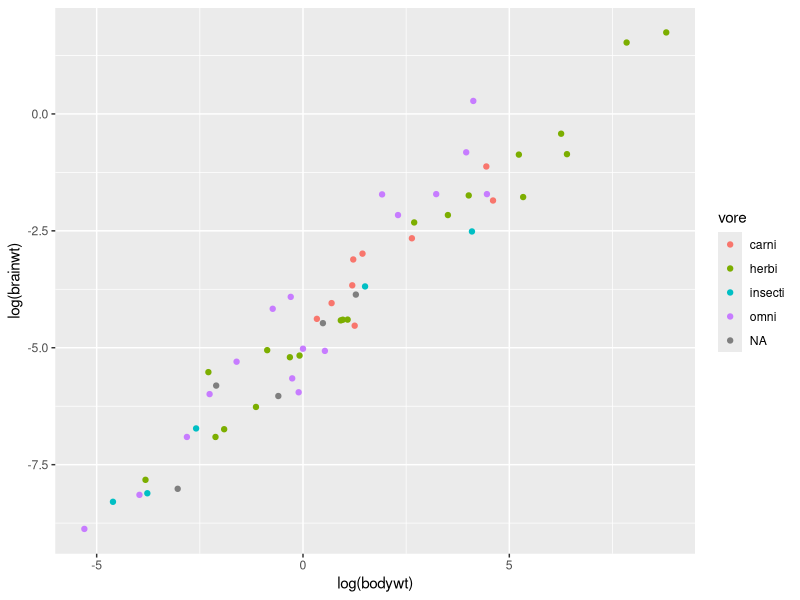
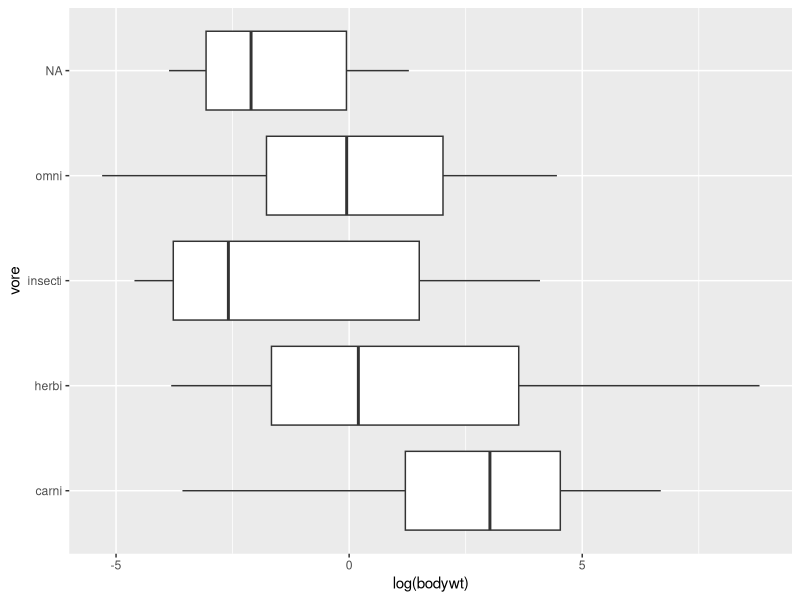
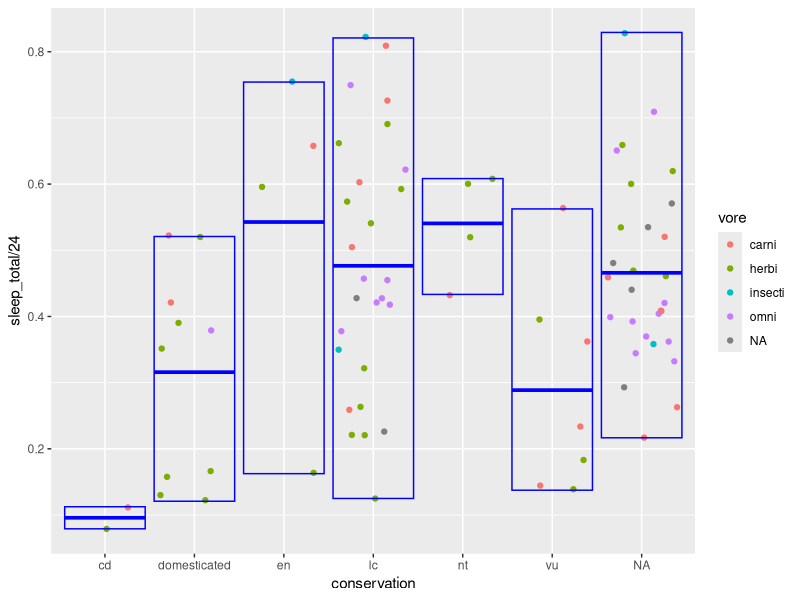
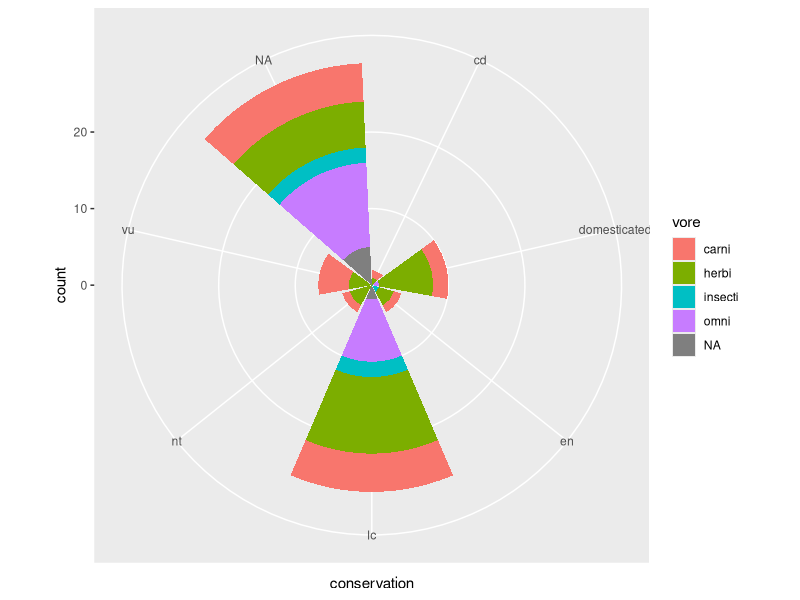

The R script that drew these images, in order:
## ---- chunk 1
library(tidyverse)
msleep
## ---- chunk 2
ggplot(msleep) + geom_point(aes(x = log(bodywt), y = log(brainwt), color = vore))
## ---- chunk 3
ggplot(msleep) + geom_boxplot(aes(x = vore, y = log(bodywt))) + coord_flip()
## ---- chunk 4
ggplot(msleep, aes(x = conservation, y = sleep_total/24, color = vore)) + 
  geom_point(position = "jitter") +
  stat_summary(fun = mean, fun.max = max, fun.min = min, geom = "crossbar", color = "blue")
## ---- chunk 5
ggplot(msleep) +
  geom_bar(aes(x=conservation, fill = vore)) +
  coord_polar()
